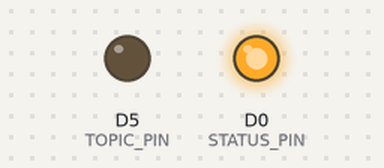
A program run on a simulated ESP8266 (NodeMCU). Parts: output pins drawn as LEDs (lit = HIGH). WiFi joins after 1.5 s; servers stay silent unless stated; what the program prints to the serial monitor is not drawn.

Above: at 13.56 s.
At 31.0 s:
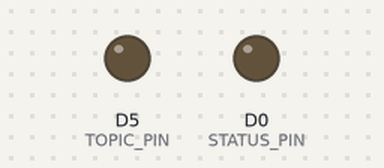
Timing chart, 0 to 46.3 s (numbered marks = the images above):
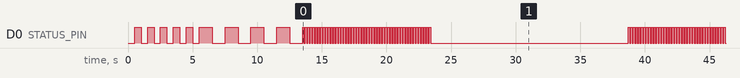

The program:

main.cpp
```cpp
#include <Arduino.h>
#include <unordered_map>
#include <string>
#include <ESP8266WiFi.h>
#include <PubSubClient.h>
#include <NTPClient.h>
#include <WiFiUdp.h>
#include <ctime>
#include <chrono>
#define CERT mqtt_broker_cert
#define MSG_BUFFER_SIZE (50)

//--------------------------------------
// config (edit here before compiling)
//--------------------------------------/

int BOARD_NUMBER = 2;
unsigned long updateInterval = 1000;  // time in ms for timer to update

std::unordered_map<int, std::array<const char*,3>> Board_Init {
{1, {"ESP2", "ESP3", "ESP1"}},
{2, {"ESP1", "ESP3", "ESP2"}},
{3, {"ESP1", "ESP2", "ESP3"}}
};

//#define MQTT_TLS // uncomment this define to enable TLS transport
//#define MQTT_TLS_VERIFY // uncomment this define to enable broker certificate verification
const char* ssid = "DalesWifi1";
const char* password = "teddy123";
const char* mqtt_server = "10.0.0.77"; // eg. your-demo.cedalo.cloud or 192.168.1.11
const uint16_t mqtt_server_port = 1883; // or 8883 most common for tls transport
const char* mqttUser = "";
const char* mqttPassword = "";

const u_int8_t STATUS_PIN = D0;
const u_int8_t TOPIC_PIN = D5;

const char* mqtt1 = Board_Init[BOARD_NUMBER][0];
const char* mqtt2 = Board_Init[BOARD_NUMBER][1];
const char* mqttTopicOut = Board_Init[BOARD_NUMBER][2];
auto last_time = std::chrono::steady_clock::now();
int value = 0;   // led initialization for data coming in
int repeat = 0;  // toggle led's 1/4 of time

//--------------------------------------
// globals
//--------------------------------------
#ifdef MQTT_TLS
  WiFiClientSecure wifiClient;
#else
  WiFiClient wifiClient;
#endif
WiFiUDP ntpUDP;

NTPClient timeClient(ntpUDP, updateInterval);
PubSubClient mqttClient(wifiClient);

void connection_status(int delayTime, int iterations){
  for (int i = 0; i < iterations; i++){
    digitalWrite(STATUS_PIN, HIGH);
    delay(delayTime);
    digitalWrite(STATUS_PIN, LOW);
    delay(delayTime);
  }
}

//--------------------------------------
// function setup_wifi called once
//--------------------------------------
void setup_wifi() {

  delay(10);
  Serial.println();
  Serial.print("Connecting to ");
  Serial.println(ssid);
  WiFi.begin(ssid, password);

  while (WiFi.status() != WL_CONNECTED) {
    delay(500);
    Serial.print(".");
    connection_status(500, 5);
  }

  timeClient.begin();

#ifdef MQTT_TLS
  #ifdef MQTT_TLS_VERIFY
    X509List *cert = new X509List(CERT);
    wifiClient.setTrustAnchors(cert);
  #else
    wifiClient.setInsecure();
  #endif
#endif

  Serial.println("WiFi connected");
}

//--------------------------------------
// function callback called everytime
// if a mqtt message arrives from the broker
//--------------------------------------
void callback(char* topic, byte* payload, unsigned int length) {
  Serial.print(topic);
  for (unsigned int i = 0; i < length; i++) {
    Serial.print((char)payload[i]);
  }
  Serial.println();
}
//--------------------------------------
// function connect called to (re)connect
// to the broker
//--------------------------------------
void connect() {
  while (!mqttClient.connected()) {
    Serial.print("Attempting MQTT connection...");
    connection_status(100, 50);
    String mqttClientId = mqttTopicOut;
    if (mqttClient.connect(mqttClientId.c_str(), mqttUser, mqttPassword)) {
      Serial.println("connected");

      mqttClient.subscribe(mqtt1, 0);
      mqttClient.subscribe(mqtt2, 0);
      digitalWrite(STATUS_PIN, HIGH);

    } else {
      Serial.print("failed, rc=");
      Serial.print(mqttClient.state());
      Serial.println(" will try again in 5 seconds");
    }
  }
}

//--------------------------------------
// main arduino setup fuction called once
//--------------------------------------
void setup() {
  Serial.begin(115200);
  pinMode(TOPIC_PIN, OUTPUT);
  pinMode(STATUS_PIN, OUTPUT);
  setup_wifi();
  mqttClient.setServer(mqtt_server, mqtt_server_port);
  mqttClient.setCallback(callback);
  connection_status(1000, 4);

}

//--------------------------------------
// main arduino loop fuction called periodically
//--------------------------------------

void loop() {
  if (!mqttClient.connected()) {
    digitalWrite(STATUS_PIN, LOW);
    digitalWrite(TOPIC_PIN, LOW);
    connect();
  }

  else{
    auto now = std::chrono::steady_clock::now();
    timeClient.update();

    if ((now - last_time).count() >= 300000000) {

      mqttClient.loop();
      last_time = now;
      String myCurrentTime = timeClient.getFormattedTime();
      String Board_Name = String(Board_Init[BOARD_NUMBER][2]);
      mqttClient.publish(mqttTopicOut,(": Time: " + myCurrentTime).c_str(), false);

      if ((value == 1) & (repeat >= 4)){
        value = 0;
        repeat = 0;
        digitalWrite(TOPIC_PIN, HIGH);
      }

      if ((value == 0) & (repeat >= 4)){
        value = 1;
        repeat = 0;
        digitalWrite(TOPIC_PIN, LOW);
      }
    }
    repeat++;
  }

}
```

Measured:
- by itself, D0 (STATUS_PIN): HIGH → LOW at 1.0 s, → HIGH 0.50 s later, → LOW 0.50 s later, → HIGH 0.50 s later, … (517 changes in this stretch)
- by itself, everything shown: repeats every 25.2 s, in 34 steps
